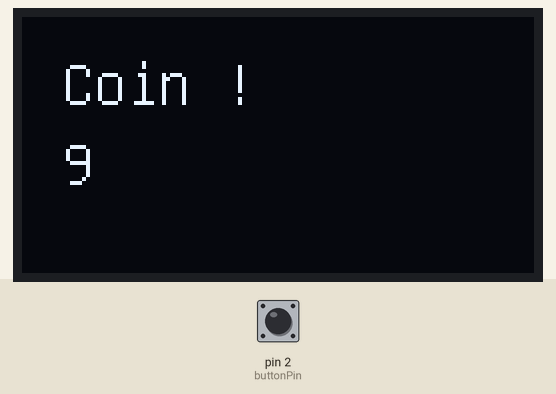
A sketch run on a simulated Arduino Uno, built with avr-gcc and run on an emulated ATmega328P. Shown: 128×64 one-colour display. Inputs (shaded band) come from the test bench; at power-on: pin 2 (buttonPin) LOW.

Above: at 1.2 s.
1.3 s: pin 2 (buttonPin) pulled HIGH for 3.2 s
At 2.2 s:
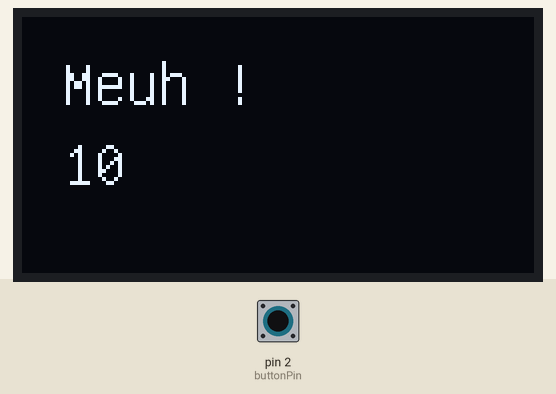
6.0 s: pin 2 (buttonPin) pulled HIGH for 0.15 s
At 6.24 s:
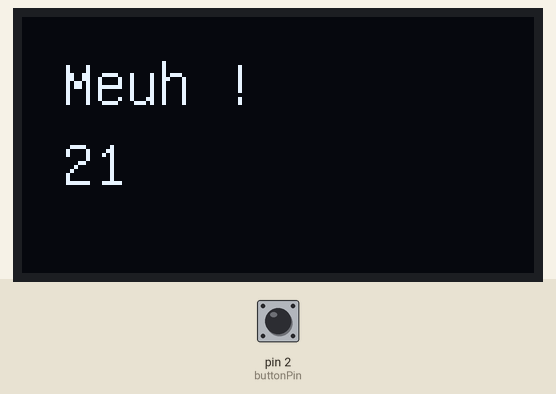
7.6 s: pin 2 (buttonPin) pulled HIGH for 1 s
10.1 s: pin 2 (buttonPin) pulled HIGH for 0.15 s
At 10.32 s:
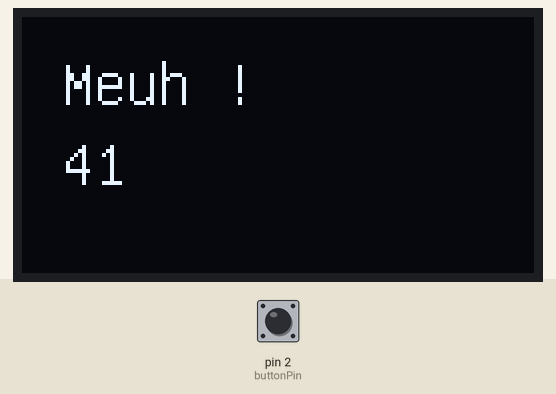
Timing chart, 0 to 12.7 s (numbered marks = the images above; inputs shaded):
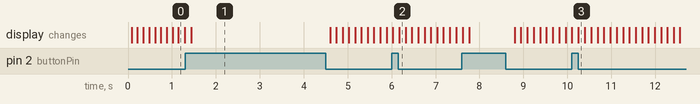

The sketch:

oled128x64test01.ino
```cpp
#include "U8glib.h"

U8GLIB_SH1106_128X64 u8g(13, 11, 10, 9); // SCK = 13, MOSI = 11, CS = 10, A0 = 9
/*
= OLED screen =

GND  = GND (5V)
VCC  = 5V
CLK  = 13
MOSI = 11
RES  = RES
DC   = 9
CS   = 10

= Button =

GND = GND (3V)
VCC = 3V
SIG = 2
*/

const int buttonPin = 2;
int buttonState = 0;
int counter = 0;
const char* textToDisplay = "";
char counterText[4];

void draw(const char* text, int posx, int posy) {
  // graphic commands to redraw the complete screen should be placed here
  u8g.setFont(u8g_font_unifont);
  //u8g.setFont(u8g_font_osb21);
  u8g.drawStr(posx, posy, text);
}

void setup(void) {
  // initialize the pushbutton pin as an input:
  pinMode(buttonPin, INPUT);
  // flip screen, if required
  u8g.setRot180();
  // set SPI backup if required
  //u8g.setHardwareBackup(u8g_backup_avr_spi);
  // assign default color value
  if ( u8g.getMode() == U8G_MODE_R3G3B2 ) {
    u8g.setColorIndex(255); // white
  }
  else if ( u8g.getMode() == U8G_MODE_GRAY2BIT ) {
    u8g.setColorIndex(3); // max intensity
  }
  else if ( u8g.getMode() == U8G_MODE_BW ) {
    u8g.setColorIndex(1); // pixel on
  }
  else if ( u8g.getMode() == U8G_MODE_HICOLOR ) {
    u8g.setHiColorByRGB(255,255,255);
  }
}

void loop(void) {
  // read the state of the pushbutton value:
  buttonState = digitalRead(buttonPin);
  if (buttonState == HIGH) {
    // Button released
    textToDisplay = "Meuh !";
  } else {
    // Button pressed
    textToDisplay = "Coin !";
    counter += 1;
  }
  itoa(counter, counterText, 10);
  // picture loop
  u8g.firstPage();
  do {
    draw(textToDisplay, 10, 22);
    draw(counterText, 10, 42);
  } while( u8g.nextPage() );
  // rebuild the picture after some delay
  delay(50);
}
```

Measured:
- after the input at 1.3 s, the display: changes after 0.14 s (image 1)
- after the input at 6.0 s, the display: first differs from a run without the input after 0.17 s (image 2)
- after the input at 10.1 s, the display: first differs from a run without the input after 0.15 s (image 3)
